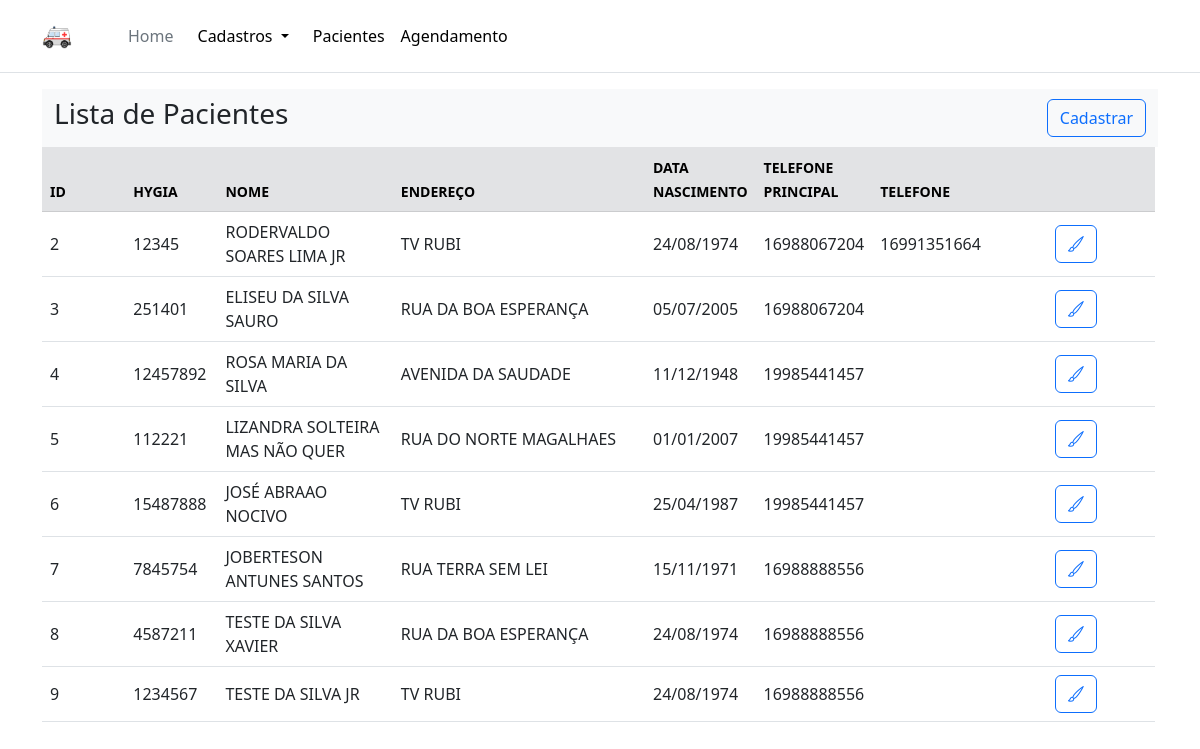
/pacientes, run on an earlier commit of the app's database.
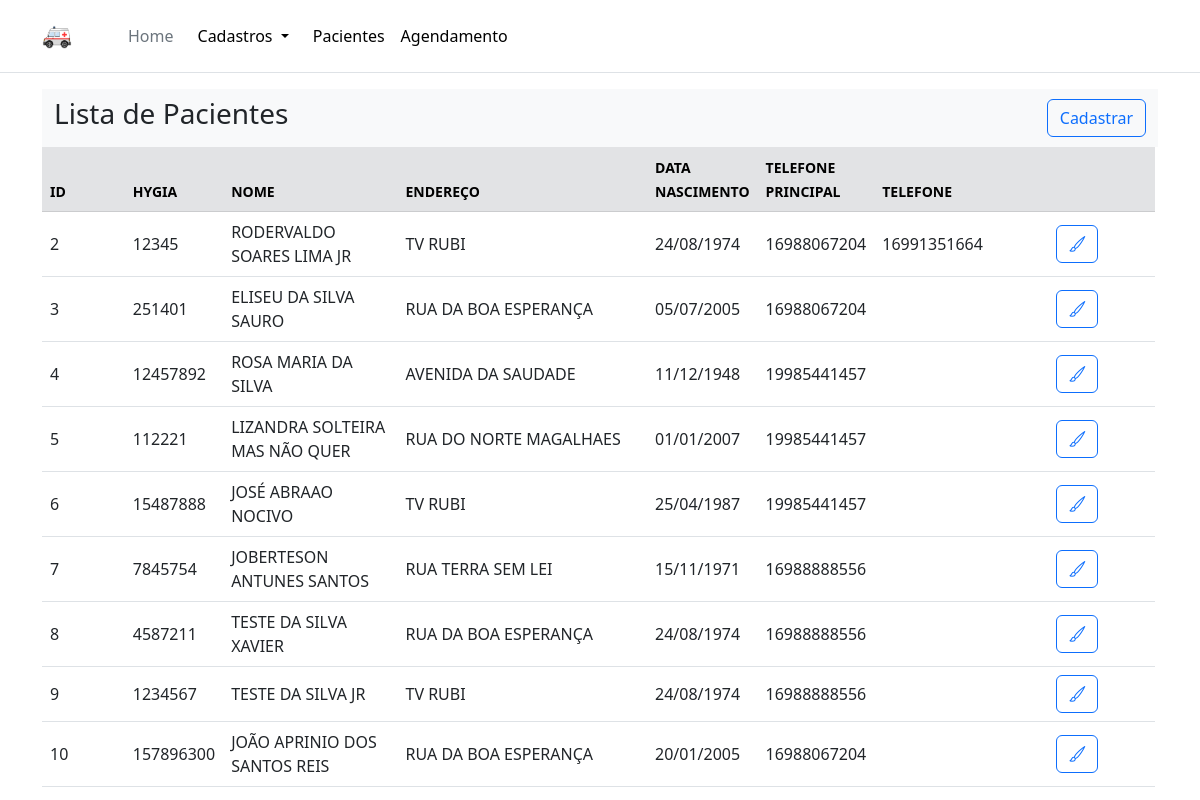
And on a later commit of the database.
### models.py (models this page shows, shortened)
class Paciente (Base):
    __tablename__ = "PACIENTE"
    paciente_id = Column(INTEGER, primary_key=True)
    cidade_id = Column(INTEGER, nullable=False)
    hygia = Column(TEXT(20),nullable=False)
    nome = Column(TEXT(250), nullable=False)
    data_nasc = Column(TEXT(10), nullable=False)
    tel_1 = Column(TEXT(11), nullable=False)
    tel_2 = Column(TEXT(11), nullable=True)
    logradouro = Column(TEXT(400), nullable=False)
    numero = Column(TEXT(20), nullable=False)
    complemento = Column(TEXT(50), nullable=False)
    cep = Column(TEXT(10), nullable=False)

### app.py (the view)
@app.route("/pacientes")
def pacientes():
    nome = request.args.get('nome', default = '', type = str)
    if nome == '':
        sql = session.query(Paciente, Cidade).join(Cidade, Paciente.cidade_id == Cidade.cidade_id).all()
    else:
        sql = session.query(Paciente, Cidade).filter(ilike_op(Paciente.nome,f'%{nome}%')).join(Cidade, Paciente.cidade_id == Cidade.cidade_id).all()
    return render_template('pacientes.html', results=sql)

### templates/pacientes.html (shortened to what this page needs)
{% extends 'base.html' %}
{% block content %}
    <nav class="navbar navbar-expand-lg bg-body-tertiary">
        <div class="container-fluid">
        <div class="collapse navbar-collapse" id="navbarSupportedContent">
            <h3>Lista de Pacientes</h3>
            <a class="btn btn-outline-primary d-inline-flex align-items-center" href="/pacientes/novo" role="button">Cadastrar</a>
        </div>
        </div>
    </nav>
    <table class="table table-hover" style="width:99.7%"
        id="table"
        data-locale="pt-BR"
        data-toolbar="#toolbar"
        data-toggle="table"
        data-pagination="true"
        data-search="true"
        data-show-columns="true"
        data-page-list="[5, 10, 15, 20, all]"
        data-side-pagination="local"
        data-show-fullscreen="true"
        data-show-refresh="false"
        data-show-toggle="true"
        data-show-columns-toggle-all="true"
        data-detail-view="false"
        data-show-export="true"
        data-click-to-select="true"
        data-detail-formatter="detailFormatter"
        data-minimum-count-columns="2"
        data-show-pagination-switch="true"
        data-pagination="true"
        data-id-field="id"
        data-show-footer="false"
        data-response-handler="responseHandler"
        data-export-data-type="all"
        data-export-types="['csv', 'txt', 'excel', 'pdf']"
        >
        <thead>
            <tr class="table-secondary">
                <th class="col-1"><small>ID</small></th>
                <th class="col-1"><small>HYGIA</small></th>
                <th class="col-2"><small>NOME</small></th>
                <th class="col-3"><small>ENDEREÇO</small></th>
                <th class="col-1"><small>DATA NASCIMENTO</small></th>
                <th class="col-1"><small>TELEFONE PRINCIPAL</small></th>
                <th class="col-1"><small>TELEFONE</small></th>
                <th class="col-2"></th>
        </thead>
        <tbody>
            {% for result in results %}
            <tr>
                <td class="col-1 align-middle">{{ result.Paciente.paciente_id }}</td>
                <td class="col-1 align-middle">{{ result.Paciente.hygia }}</td>
                <td class="col-2 align-middle">{{ result.Paciente.nome }}</td>
                <td class="col-3 align-middle">{{ result.Paciente.logradouro }}</td>
                <td class="col-1 align-middle">{{ result.Paciente.data_nasc }}</td>
                <td class="col-1 align-middle">{{ result.Paciente.tel_1 }}</td>
                <td class="col-1 align-middle">{{ result.Paciente.tel_2 }}</td>
                <td class="col-2 align-middle">
                    <div class="row buttons justify-content-center">
                        <div class="col-2">
                            <a class="btn btn-outline-primary" href="/pacientes/editar/{{result.Paciente.paciente_id}}">
                                <i class="bi bi-brush"></i>
                            </a>
                        </div>
                        <div class="col-2"></div>
                    </div>
                </td>
            </tr>
        {% endfor %}
        </tbody>
    </table>
{% endblock %}

### templates/base.html (shortened to what this page needs)
<!doctype html>
<html lang="en">
    <head>
        <link href="https://cdn.jsdelivr.net/npm/bootstrap@5.3.0-alpha3/dist/css/bootstrap.min.css" rel="stylesheet">
        <link rel="stylesheet" href="https://cdn.jsdelivr.net/npm/bootstrap-icons@1.7.2/font/bootstrap-icons.css">
        <link rel="stylesheet" href="https://unpkg.com/bootstrap-table@1.21.4/dist/bootstrap-table.min.css">
        <link rel="stylesheet" href="/static/css/style.css">
        <link href="https://unpkg.com/bootstrap-table@1.21.4/dist/bootstrap-table.min.css" rel="stylesheet">
    </head>
    <body>
        <header class="p-3 mb-3 border-bottom">
            <div class="container">
                <div class="d-flex flex-wrap align-items-center justify-content-center justify-content-lg-start">
                    <a class="navbar-brand" href="#">
                        <img src="/static/images/ambulance.png" alt="Inte" width="30" height="24">
                    </a>
                    <a href="/" class="d-flex align-items-center mb-2 mb-lg-0 text-white text-decoration-none">
                        <svg class="bi me-2" width="40" height="32" role="img" aria-label="Bootstrap"><use xlink:href="#bootstrap"></use></svg>
                    </a>
                    <ul class="nav col-12 col-lg-auto me-lg-auto mb-2 justify-content-center mb-md-0">
                        <li><a href="/" class="nav-link px-2 text-secondary">Home</a></li>
                        <li class="nav-item dropdown">
                            <a class="nav-link dropdown-toggle link-body-emphasis" href="#" role="button" data-bs-toggle="dropdown" aria-expanded="false">
                                Cadastros
                            </a>
                          </li>
                        <li><a href="/pacientes" class="nav-link px-2 link-body-emphasis">Pacientes</a></li>
                        <li><a href="/agendamentos" class="nav-link px-2 link-body-emphasis">Agendamento</a></li>
                    </ul>
                </div>
            </div>
        </header>
        <div class="container">
            {% block content %} {% endblock %}
        </div>
    </body>
</html>

What changed in the data, as far as the page shows it:
added Paciente: Paciente.paciente_id "10", Paciente.hygia "157896300", Paciente.nome "JOÃO APRINIO DOS SANTOS REIS", Paciente.logradouro "RUA DA BOA ESPERANÇA", Paciente.data_nasc "20/01/2005", Paciente.tel_1 "16988067204"
